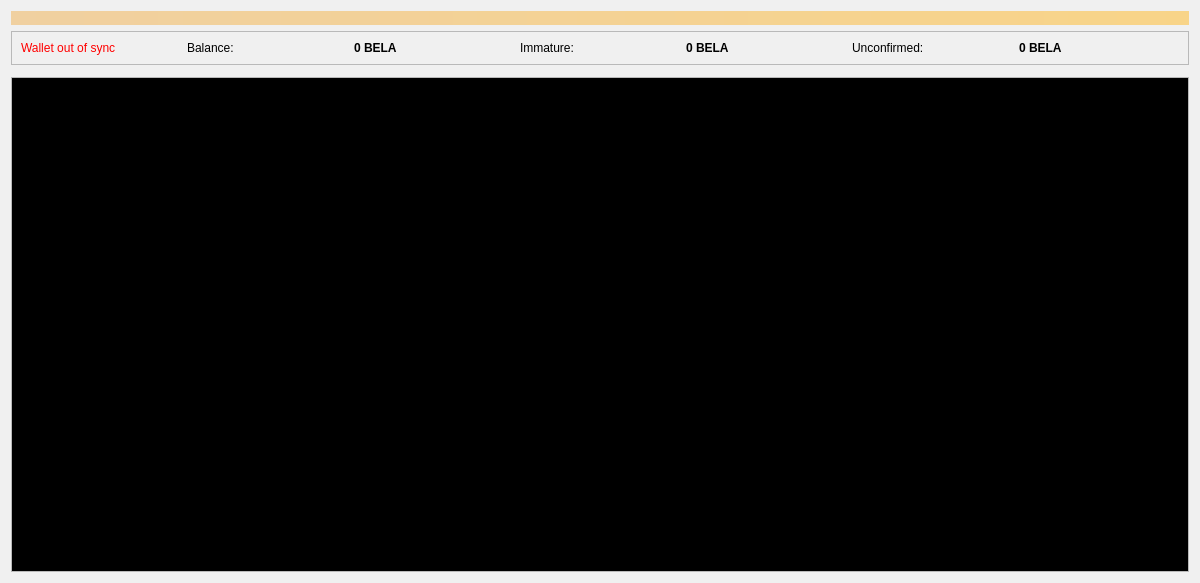
<?xml version="1.0" encoding="UTF-8"?>
<ui version="4.0">
 <class>OverviewPage</class>
 <widget class="QWidget" name="OverviewPage">
  <property name="geometry">
   <rect>
    <x>0</x>
    <y>0</y>
    <width>1200</width>
    <height>583</height>
   </rect>
  </property>
  <property name="palette">
   <palette>
    <active>
     <colorrole role="WindowText">
      <brush brushstyle="SolidPattern">
       <color alpha="255">
        <red>0</red>
        <green>0</green>
        <blue>0</blue>
       </color>
      </brush>
     </colorrole>
     <colorrole role="Button">
      <brush brushstyle="SolidPattern">
       <color alpha="255">
        <red>240</red>
        <green>240</green>
        <blue>240</blue>
       </color>
      </brush>
     </colorrole>
     <colorrole role="Light">
      <brush brushstyle="SolidPattern">
       <color alpha="255">
        <red>255</red>
        <green>255</green>
        <blue>255</blue>
       </color>
      </brush>
     </colorrole>
     <colorrole role="Midlight">
      <brush brushstyle="SolidPattern">
       <color alpha="255">
        <red>247</red>
        <green>247</green>
        <blue>247</blue>
       </color>
      </brush>
     </colorrole>
     <colorrole role="Dark">
      <brush brushstyle="SolidPattern">
       <color alpha="255">
        <red>120</red>
        <green>120</green>
        <blue>120</blue>
       </color>
      </brush>
     </colorrole>
     <colorrole role="Mid">
      <brush brushstyle="SolidPattern">
       <color alpha="255">
        <red>160</red>
        <green>160</green>
        <blue>160</blue>
       </color>
      </brush>
     </colorrole>
     <colorrole role="Text">
      <brush brushstyle="SolidPattern">
       <color alpha="255">
        <red>0</red>
        <green>0</green>
        <blue>0</blue>
       </color>
      </brush>
     </colorrole>
     <colorrole role="BrightText">
      <brush brushstyle="SolidPattern">
       <color alpha="255">
        <red>255</red>
        <green>255</green>
        <blue>255</blue>
       </color>
      </brush>
     </colorrole>
     <colorrole role="ButtonText">
      <brush brushstyle="SolidPattern">
       <color alpha="255">
        <red>0</red>
        <green>0</green>
        <blue>0</blue>
       </color>
      </brush>
     </colorrole>
     <colorrole role="Base">
      <brush brushstyle="SolidPattern">
       <color alpha="255">
        <red>255</red>
        <green>255</green>
        <blue>255</blue>
       </color>
      </brush>
     </colorrole>
     <colorrole role="Window">
      <brush brushstyle="SolidPattern">
       <color alpha="255">
        <red>240</red>
        <green>240</green>
        <blue>240</blue>
       </color>
      </brush>
     </colorrole>
     <colorrole role="Shadow">
      <brush brushstyle="SolidPattern">
       <color alpha="255">
        <red>0</red>
        <green>0</green>
        <blue>0</blue>
       </color>
      </brush>
     </colorrole>
     <colorrole role="AlternateBase">
      <brush brushstyle="SolidPattern">
       <color alpha="255">
        <red>247</red>
        <green>247</green>
        <blue>247</blue>
       </color>
      </brush>
     </colorrole>
     <colorrole role="ToolTipBase">
      <brush brushstyle="SolidPattern">
       <color alpha="255">
        <red>255</red>
        <green>255</green>
        <blue>220</blue>
       </color>
      </brush>
     </colorrole>
     <colorrole role="ToolTipText">
      <brush brushstyle="SolidPattern">
       <color alpha="255">
        <red>0</red>
        <green>0</green>
        <blue>0</blue>
       </color>
      </brush>
     </colorrole>
    </active>
    <inactive>
     <colorrole role="WindowText">
      <brush brushstyle="SolidPattern">
       <color alpha="255">
        <red>0</red>
        <green>0</green>
        <blue>0</blue>
       </color>
      </brush>
     </colorrole>
     <colorrole role="Button">
      <brush brushstyle="SolidPattern">
       <color alpha="255">
        <red>240</red>
        <green>240</green>
        <blue>240</blue>
       </color>
      </brush>
     </colorrole>
     <colorrole role="Light">
      <brush brushstyle="SolidPattern">
       <color alpha="255">
        <red>255</red>
        <green>255</green>
        <blue>255</blue>
       </color>
      </brush>
     </colorrole>
     <colorrole role="Midlight">
      <brush brushstyle="SolidPattern">
       <color alpha="255">
        <red>247</red>
        <green>247</green>
        <blue>247</blue>
       </color>
      </brush>
     </colorrole>
     <colorrole role="Dark">
      <brush brushstyle="SolidPattern">
       <color alpha="255">
        <red>120</red>
        <green>120</green>
        <blue>120</blue>
       </color>
      </brush>
     </colorrole>
     <colorrole role="Mid">
      <brush brushstyle="SolidPattern">
       <color alpha="255">
        <red>160</red>
        <green>160</green>
        <blue>160</blue>
       </color>
      </brush>
     </colorrole>
     <colorrole role="Text">
      <brush brushstyle="SolidPattern">
       <color alpha="255">
        <red>0</red>
        <green>0</green>
        <blue>0</blue>
       </color>
      </brush>
     </colorrole>
     <colorrole role="BrightText">
      <brush brushstyle="SolidPattern">
       <color alpha="255">
        <red>255</red>
        <green>255</green>
        <blue>255</blue>
       </color>
      </brush>
     </colorrole>
     <colorrole role="ButtonText">
      <brush brushstyle="SolidPattern">
       <color alpha="255">
        <red>0</red>
        <green>0</green>
        <blue>0</blue>
       </color>
      </brush>
     </colorrole>
     <colorrole role="Base">
      <brush brushstyle="SolidPattern">
       <color alpha="255">
        <red>255</red>
        <green>255</green>
        <blue>255</blue>
       </color>
      </brush>
     </colorrole>
     <colorrole role="Window">
      <brush brushstyle="SolidPattern">
       <color alpha="255">
        <red>240</red>
        <green>240</green>
        <blue>240</blue>
       </color>
      </brush>
     </colorrole>
     <colorrole role="Shadow">
      <brush brushstyle="SolidPattern">
       <color alpha="255">
        <red>0</red>
        <green>0</green>
        <blue>0</blue>
       </color>
      </brush>
     </colorrole>
     <colorrole role="AlternateBase">
      <brush brushstyle="SolidPattern">
       <color alpha="255">
        <red>247</red>
        <green>247</green>
        <blue>247</blue>
       </color>
      </brush>
     </colorrole>
     <colorrole role="ToolTipBase">
      <brush brushstyle="SolidPattern">
       <color alpha="255">
        <red>255</red>
        <green>255</green>
        <blue>220</blue>
       </color>
      </brush>
     </colorrole>
     <colorrole role="ToolTipText">
      <brush brushstyle="SolidPattern">
       <color alpha="255">
        <red>0</red>
        <green>0</green>
        <blue>0</blue>
       </color>
      </brush>
     </colorrole>
    </inactive>
    <disabled>
     <colorrole role="WindowText">
      <brush brushstyle="SolidPattern">
       <color alpha="255">
        <red>120</red>
        <green>120</green>
        <blue>120</blue>
       </color>
      </brush>
     </colorrole>
     <colorrole role="Button">
      <brush brushstyle="SolidPattern">
       <color alpha="255">
        <red>240</red>
        <green>240</green>
        <blue>240</blue>
       </color>
      </brush>
     </colorrole>
     <colorrole role="Light">
      <brush brushstyle="SolidPattern">
       <color alpha="255">
        <red>255</red>
        <green>255</green>
        <blue>255</blue>
       </color>
      </brush>
     </colorrole>
     <colorrole role="Midlight">
      <brush brushstyle="SolidPattern">
       <color alpha="255">
        <red>247</red>
        <green>247</green>
        <blue>247</blue>
       </color>
      </brush>
     </colorrole>
     <colorrole role="Dark">
      <brush brushstyle="SolidPattern">
       <color alpha="255">
        <red>120</red>
        <green>120</green>
        <blue>120</blue>
       </color>
      </brush>
     </colorrole>
     <colorrole role="Mid">
      <brush brushstyle="SolidPattern">
       <color alpha="255">
        <red>160</red>
        <green>160</green>
        <blue>160</blue>
       </color>
      </brush>
     </colorrole>
     <colorrole role="Text">
      <brush brushstyle="SolidPattern">
       <color alpha="255">
        <red>120</red>
        <green>120</green>
        <blue>120</blue>
       </color>
      </brush>
     </colorrole>
     <colorrole role="BrightText">
      <brush brushstyle="SolidPattern">
       <color alpha="255">
        <red>255</red>
        <green>255</green>
        <blue>255</blue>
       </color>
      </brush>
     </colorrole>
     <colorrole role="ButtonText">
      <brush brushstyle="SolidPattern">
       <color alpha="255">
        <red>120</red>
        <green>120</green>
        <blue>120</blue>
       </color>
      </brush>
     </colorrole>
     <colorrole role="Base">
      <brush brushstyle="SolidPattern">
       <color alpha="255">
        <red>240</red>
        <green>240</green>
        <blue>240</blue>
       </color>
      </brush>
     </colorrole>
     <colorrole role="Window">
      <brush brushstyle="SolidPattern">
       <color alpha="255">
        <red>240</red>
        <green>240</green>
        <blue>240</blue>
       </color>
      </brush>
     </colorrole>
     <colorrole role="Shadow">
      <brush brushstyle="SolidPattern">
       <color alpha="255">
        <red>0</red>
        <green>0</green>
        <blue>0</blue>
       </color>
      </brush>
     </colorrole>
     <colorrole role="AlternateBase">
      <brush brushstyle="SolidPattern">
       <color alpha="255">
        <red>240</red>
        <green>240</green>
        <blue>240</blue>
       </color>
      </brush>
     </colorrole>
     <colorrole role="ToolTipBase">
      <brush brushstyle="SolidPattern">
       <color alpha="255">
        <red>255</red>
        <green>255</green>
        <blue>220</blue>
       </color>
      </brush>
     </colorrole>
     <colorrole role="ToolTipText">
      <brush brushstyle="SolidPattern">
       <color alpha="255">
        <red>0</red>
        <green>0</green>
        <blue>0</blue>
       </color>
      </brush>
     </colorrole>
    </disabled>
   </palette>
  </property>
  <property name="cursor">
   <cursorShape>ArrowCursor</cursorShape>
  </property>
  <property name="windowTitle">
   <string>Form</string>
  </property>
  <layout class="QVBoxLayout" name="topLayout">
   <item>
    <widget class="QLabel" name="labelAlerts">
     <property name="visible">
      <bool>false</bool>
     </property>
     <property name="styleSheet">
      <string notr="true">background-color: qlineargradient(x1: 0, y1: 0, x2: 1, y2: 0, stop:0 #F0D0A0, stop:1 #F8D488); color:#000000;</string>
     </property>
     <property name="wordWrap">
      <bool>true</bool>
     </property>
     <property name="margin">
      <number>3</number>
     </property>
    </widget>
   </item>
   <item>
    <layout class="QHBoxLayout" name="horizontalLayout" stretch="1">
     <item>
      <layout class="QVBoxLayout" name="verticalLayout_2">
       <item>
        <widget class="QFrame" name="frame">
         <property name="frameShape">
          <enum>QFrame::StyledPanel</enum>
         </property>
         <property name="frameShadow">
          <enum>QFrame::Raised</enum>
         </property>
         <layout class="QVBoxLayout" name="verticalLayout_4">
          <item>
           <layout class="QHBoxLayout" name="horizontalLayout_4">
            <item>
             <widget class="QLabel" name="labelWalletStatus">
              <property name="toolTip">
               <string>The displayed information may be out of date. Your wallet automatically synchronizes with the BellaCoin network after a connection is established, but this process has not completed yet.</string>
              </property>
              <property name="styleSheet">
               <string notr="true">QLabel { color: red; }</string>
              </property>
              <property name="text">
               <string notr="true">Wallet out of sync</string>
              </property>
              <property name="alignment">
               <set>Qt::AlignLeading|Qt::AlignLeft|Qt::AlignVCenter</set>
              </property>
             </widget>
            </item>
            <item>
             <widget class="QLabel" name="label">
              <property name="text">
               <string>Balance:</string>
              </property>
             </widget>
            </item>
            <item>
             <widget class="QLabel" name="labelBalance">
              <property name="maximumSize">
               <size>
                <width>200</width>
                <height>16777215</height>
               </size>
              </property>
              <property name="font">
               <font>
                <weight>75</weight>
                <bold>true</bold>
               </font>
              </property>
              <property name="cursor">
               <cursorShape>IBeamCursor</cursorShape>
              </property>
              <property name="toolTip">
               <string>Your current balance</string>
              </property>
              <property name="text">
               <string notr="true">0 BELA</string>
              </property>
              <property name="textInteractionFlags">
               <set>Qt::LinksAccessibleByMouse|Qt::TextSelectableByKeyboard|Qt::TextSelectableByMouse</set>
              </property>
             </widget>
            </item>
            <item>
             <widget class="QLabel" name="labelImmatureText">
              <property name="text">
               <string>Immature:</string>
              </property>
             </widget>
            </item>
            <item>
             <widget class="QLabel" name="labelImmature">
              <property name="maximumSize">
               <size>
                <width>200</width>
                <height>16777215</height>
               </size>
              </property>
              <property name="font">
               <font>
                <weight>75</weight>
                <bold>true</bold>
               </font>
              </property>
              <property name="toolTip">
               <string>Mined balance that has not yet matured</string>
              </property>
              <property name="text">
               <string notr="true">0 BELA</string>
              </property>
              <property name="textInteractionFlags">
               <set>Qt::LinksAccessibleByMouse|Qt::TextSelectableByKeyboard|Qt::TextSelectableByMouse</set>
              </property>
             </widget>
            </item>
            <item>
             <widget class="QLabel" name="label_3">
              <property name="text">
               <string>Unconfirmed:</string>
              </property>
             </widget>
            </item>
            <item>
             <widget class="QLabel" name="labelUnconfirmed">
              <property name="maximumSize">
               <size>
                <width>200</width>
                <height>16777215</height>
               </size>
              </property>
              <property name="font">
               <font>
                <weight>75</weight>
                <bold>true</bold>
               </font>
              </property>
              <property name="cursor">
               <cursorShape>IBeamCursor</cursorShape>
              </property>
              <property name="toolTip">
               <string>Total of transactions that have yet to be confirmed, and do not yet count toward the current balance</string>
              </property>
              <property name="text">
               <string notr="true">0 BELA</string>
              </property>
              <property name="textInteractionFlags">
               <set>Qt::LinksAccessibleByMouse|Qt::TextSelectableByKeyboard|Qt::TextSelectableByMouse</set>
              </property>
             </widget>
            </item>
           </layout>
          </item>
         </layout>
        </widget>
       </item>
       <item>
        <widget class="QFrame" name="frame_3">
         <property name="frameShape">
          <enum>QFrame::StyledPanel</enum>
         </property>
         <property name="frameShadow">
          <enum>QFrame::Raised</enum>
         </property>
        </widget>
       </item>
       <item>
        <widget class="QTextBrowser" name="textBrowser">
         <property name="autoFillBackground">
          <bool>true</bool>
         </property>
         <property name="frameShape">
          <enum>QFrame::StyledPanel</enum>
         </property>
         <property name="frameShadow">
          <enum>QFrame::Raised</enum>
         </property>
         <property name="html">
          <string>&lt;!DOCTYPE HTML PUBLIC &quot;-//W3C//DTD HTML 4.0//EN&quot; &quot;http://www.w3.org/TR/REC-html40/strict.dtd&quot;&gt;
&lt;html&gt;&lt;head&gt;&lt;meta name=&quot;qrichtext&quot; content=&quot;1&quot; /&gt;&lt;style type=&quot;text/css&quot;&gt;
p, li { white-space: pre-wrap; }
&lt;/style&gt;&lt;/head&gt;&lt;body style=&quot; font-family:'Sans Serif'; font-size:9pt; font-weight:400; font-style:normal;&quot; bgcolor=&quot;#000000&quot;&gt;
&lt;p style=&quot;-qt-paragraph-type:empty; margin-top:0px; margin-bottom:0px; margin-left:0px; margin-right:0px; -qt-block-indent:0; text-indent:0px;&quot;&gt;&lt;br /&gt;&lt;/p&gt;&lt;/body&gt;&lt;/html&gt;</string>
         </property>
         <property name="overwriteMode">
          <bool>true</bool>
         </property>
        </widget>
       </item>
      </layout>
     </item>
    </layout>
   </item>
  </layout>
 </widget>
 <resources/>
 <connections/>
</ui>
